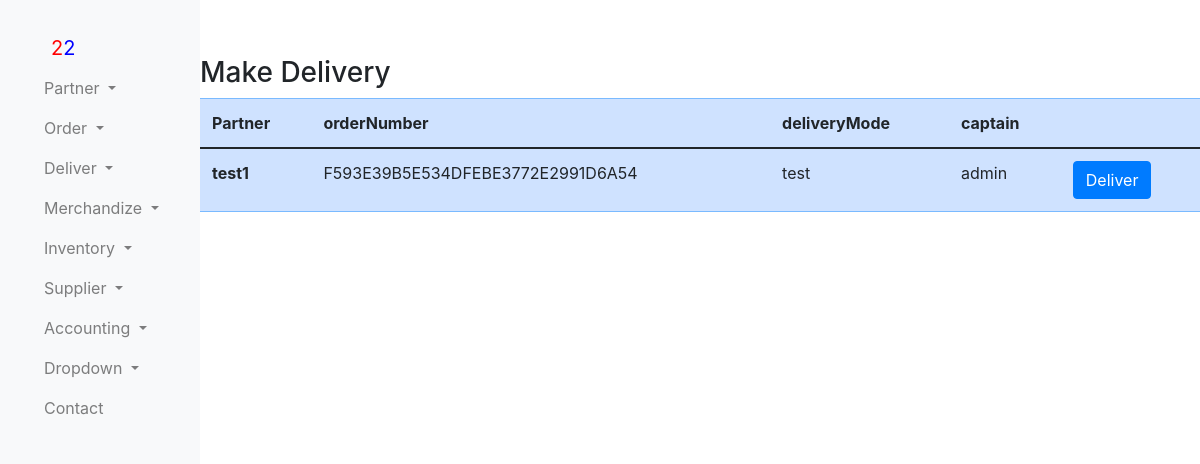
The page /delivery/makeDelivery/ (signed in) on the database its author committed.
### delivery/models.py (models this page shows)
class Ontransit(models.Model):
    orderNumber = models.ForeignKey(OrderNumberPartner,on_delete=models.SET_DEFAULT,default=1)
    deliveryMode = models.ForeignKey(DeliveryMode,on_delete=models.SET_DEFAULT,default=1)
    captain = models.ForeignKey(settings.AUTH_USER_MODEL, on_delete=models.CASCADE)

class DeliveryMode(models.Model):
    number_plate= models.CharField(max_length=25)
    make = models.CharField(max_length=25)
    type = models.CharField(max_length=25)
    color = models.CharField(max_length=25)
    carrying_weight = models.IntegerField()
    carrying_weight_metric = models.CharField(max_length=25)
    carrying_size = models.IntegerField()
    def __str__(self):
        return  self.number_plate

### order/models.py (models this page shows)
class OrderNumberPartner(models.Model):
    partner = models.ForeignKey(PartnerBusiness,on_delete=models.SET_DEFAULT,default=1)
    orderBy = models.ForeignKey(settings.AUTH_USER_MODEL, on_delete=models.CASCADE)
    order_number = models.CharField(max_length=40)
    total = models.DecimalField(default=0, max_digits=10, decimal_places=2)
    def __str__(self):
        return  self.order_number

### partner/models.py (models this page shows)
class PartnerBusiness(models.Model):
    businessName = models.CharField(max_length=255)
    county = models.CharField(max_length=255)
    town = models.CharField(max_length=255)
    street= models.CharField(max_length=255)
    businessLocation= models.CharField(max_length=255)
    businessType = models.ForeignKey(businessType, on_delete=models.CASCADE)
    registerBy = models.ForeignKey(settings.AUTH_USER_MODEL, on_delete=models.CASCADE)

### delivery/views.py (the view)
def makeDeliveryView(request):
    currentUser = request.user
    orderNumberFilter= request.GET.get('order_number')
    transitOrder=Ontransit.objects.filter(captain=currentUser)
    if orderNumberFilter is not None:
        order = OrderNumberPartner.objects.get(order_number=orderNumberFilter)
        url = reverse('initiateDelivery_url', args=[order.order_number])
        return redirect(url)
    return render(request,'makeDelivery.html',{"transitOrder":transitOrder})

### delivery/templates/makeDelivery.html
{%extends 'partnerBase.html'%}
{%block content%}
         <div>
            <h3>Make Delivery</h3>
       <table class="table table-primary">
         <thead>
           <tr>
             <th scope="col">Partner </th>
             <th scope="col">orderNumber </th>
             <th scope="col">deliveryMode</th> </th>
             <th scope="col"> captain </th>
             <th scope="col">  </th>
           </tr>
         </thead>
         <tbody>
             {% for pro  in  transitOrder %}
           <tr>
             <th scope="row">{{pro.orderNumber.partner.businessName}}</th>
             <td scope="row">{{pro.orderNumber}}</td>
             <td>{{pro.deliveryMode}}</td>
             <td>{{pro.captain}}</td>
             <td><a href="?order_number={{pro.orderNumber}}"button" class="btn btn-primary">Deliver</a></td>
           </tr>
           {% empty %}
           <tr><td colspan="5">Currently no Data Available</td></tr>
           {%endfor%}
         </tbody>
       </table>
     </div>
{%endblock%}

### rows shown on the page
Ontransit: orderNumber.partner.businessName "test1", orderNumber "F593E39B5E534DFEBE3772E2991D6A54", deliveryMode "test", captain "admin"
